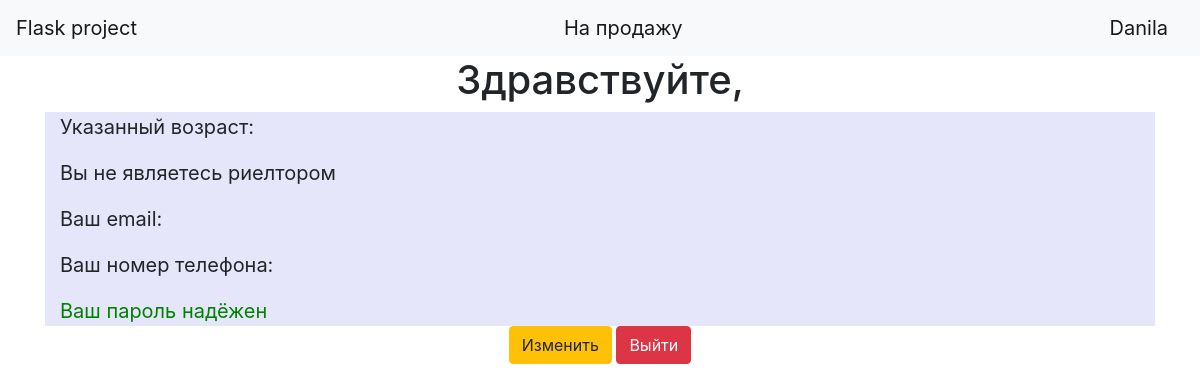
The page /user/3 (signed in) on the database as committed earlier.
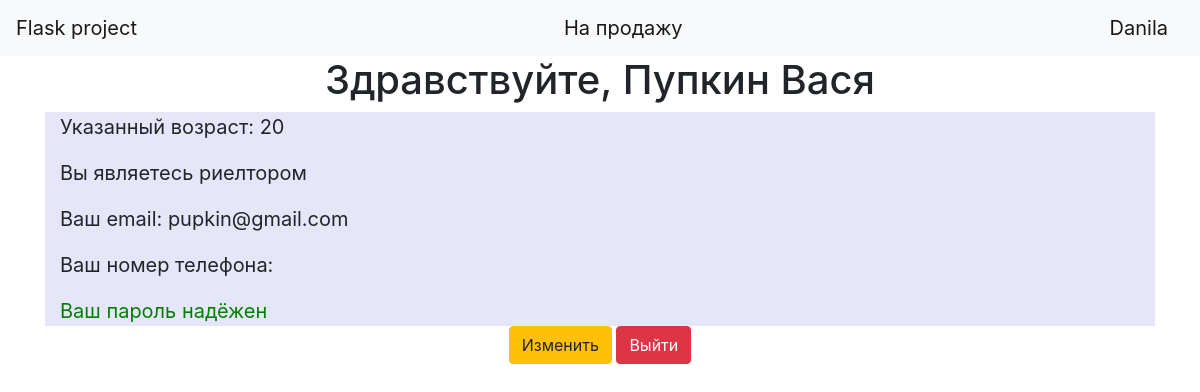
The same page on the database as committed later.
### data/users.py (models this page shows, shortened)
class User(SqlAlchemyBase, UserMixin):
    __tablename__ = 'users'
    id = sqlalchemy.Column(sqlalchemy.Integer, primary_key=True, autoincrement=True)
    surname = sqlalchemy.Column(sqlalchemy.String, nullable=True)
    name = sqlalchemy.Column(sqlalchemy.String, nullable=True)
    age = sqlalchemy.Column(sqlalchemy.Integer, nullable=True)
    is_realtor = sqlalchemy.Column(sqlalchemy.Boolean)
    email = sqlalchemy.Column(sqlalchemy.String, unique=True)
    phone = sqlalchemy.Column(sqlalchemy.String, nullable=True)
    hashed_password = sqlalchemy.Column(sqlalchemy.String, nullable=True)
    sort = sqlalchemy.Column(sqlalchemy.String, nullable=True)

### main.py (the view)
@app.route('/user/<int:id>')
@login_required
def show_user(id):
    user = session.query(User).filter(User.id == id).first()
    return render_template('show_user.html', title="Личный кабинет", user=user)

### main.py (called while the page is built)
@login_manager.user_loader
def load_user(user_id):
    return session.query(User).get(user_id)

### templates/show_user.html (shortened to what this page needs)
<!DOCTYPE html>
<html lang="en">
    <head>
        <link rel="stylesheet" type="text/css" href="/static/css/style.css"/>
    </head>
    <body>
        {% extends "base.html" %}
        {% block content %}
            <h1 class='text-center'>Здравствуйте, {{user.surname}} {{user.name}}</h1>
            <div class='container'>
                <p>Указанный возраст: {{user.age}}</p>
                {% if user.is_realtor %}
                    <p>Вы являетесь риелтором</p>
                {% else %}
                    <p>Вы не являетесь риелтором</p>
                {% endif %}
                <p>Ваш email: {{user.email}}</p>
                <p>Ваш номер телефона: {{user.phone}}</p>
                <font color='green'>Ваш пароль надёжен</font>
            </div>
            <div class='text-center'>
                <a type="button" class="btn btn-warning" href="/change_user/{{user.id}}">Изменить</a>
                <a type="button" class="btn btn-danger" href='/logout'>Выйти</a>
            </div>
        {% endblock %}

Rows that differ between the two databases and show on the page:
added User: surname "Пупкин", name "Вася", age "20", email "pupkin@gmail.com"
Other text that changed with them:
text no longer shown: "Вы не являетесь риелтором"
text now shown: "Вы являетесь риелтором"
